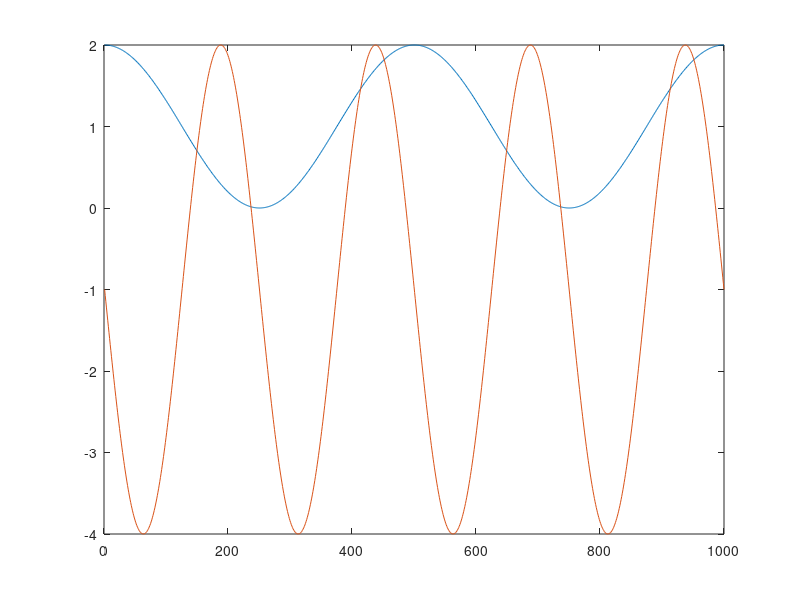

Reproduce this figure in MATLAB.
%% File name : Math 300 Homework 2
% Name: Buthaina Al habsi
% Date : July 5th, 2022.

% Question 1:
A_1 = [2 -1 4
     9  6 2 
     1  3 8];
B = [1 1 1
     1 1 1 
     1 1 1 ];
x = [3
     6
     8];
y = [5 10 15];

disp(A_1 * B)
disp(A_1 * x)
disp(x' * B)
%disp(B * y) % this one says error "incorrect dimension for matrix multiplication"
%disp(x * A_1) % this one says error "incorrect dimension for matrix multiplication"
disp(x * y)
disp(y * x)
%disp(x * y') % this one too!! for incorrect dimension.
%disp(x. * y) -not sure why this and the next have errors.
%disp(A_1. * B.)



% Question 2:
A_2 = [1 1 1
     1 2 3 
     1 3 6];
b = [1
    -5
    2];
 X = linsolve(A_2,b);
 disp(X)

% Question 3:
A_3 = [1 1
     1 2
     1 3 ];
b = [1
     5
     10];
outcome = [-3.6667;4.5000];
Y = linsolve(A_3,b);
disp(Y)
disp(A_3 * outcome)

% Question 4:
sum1=0;
k=1;
while sum1<20
    sum1=sum1+k;
    k=randi(20);
end
disp(sum1);
disp(k);

% Question 5:
t= linspace (pi,-pi, 1000);
xt = 1+ cos(2*t);
yt = -1 + 3 * sin(4*t);
plot(xt)
hold on
plot(yt)
hold off

